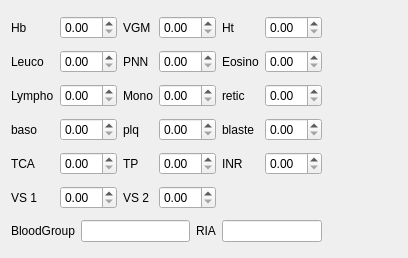
<?xml version="1.0" encoding="UTF-8"?>
<ui version="4.0">
 <class>LabTestsResults</class>
 <widget class="QWidget" name="LabTestsResults">
  <property name="geometry">
   <rect>
    <x>0</x>
    <y>0</y>
    <width>408</width>
    <height>258</height>
   </rect>
  </property>
  <property name="windowTitle">
   <string/>
  </property>
  <layout class="QGridLayout" name="gridLayout">
   <item row="5" column="1">
    <widget class="QDoubleSpinBox" name="sr1">
     <property name="maximumSize">
      <size>
       <width>100</width>
       <height>16777215</height>
      </size>
     </property>
    </widget>
   </item>
   <item row="2" column="5">
    <widget class="QDoubleSpinBox" name="reticulo">
     <property name="maximumSize">
      <size>
       <width>100</width>
       <height>16777215</height>
      </size>
     </property>
    </widget>
   </item>
   <item row="6" column="0" colspan="6">
    <layout class="QHBoxLayout" name="horizontalLayout">
     <item>
      <widget class="QLabel" name="groupLabel">
       <property name="sizePolicy">
        <sizepolicy hsizetype="Fixed" vsizetype="Preferred">
         <horstretch>0</horstretch>
         <verstretch>0</verstretch>
        </sizepolicy>
       </property>
       <property name="text">
        <string>BloodGroup</string>
       </property>
      </widget>
     </item>
     <item>
      <widget class="QLineEdit" name="group"/>
     </item>
     <item>
      <widget class="QLabel" name="riaLabel">
       <property name="sizePolicy">
        <sizepolicy hsizetype="Fixed" vsizetype="Preferred">
         <horstretch>0</horstretch>
         <verstretch>0</verstretch>
        </sizepolicy>
       </property>
       <property name="text">
        <string>RIA</string>
       </property>
      </widget>
     </item>
     <item>
      <widget class="QLineEdit" name="ria">
       <property name="maximumSize">
        <size>
         <width>100</width>
         <height>16777215</height>
        </size>
       </property>
      </widget>
     </item>
    </layout>
   </item>
   <item row="2" column="4">
    <widget class="QLabel" name="reticuloLabel">
     <property name="sizePolicy">
      <sizepolicy hsizetype="Fixed" vsizetype="Preferred">
       <horstretch>0</horstretch>
       <verstretch>0</verstretch>
      </sizepolicy>
     </property>
     <property name="text">
      <string>retic</string>
     </property>
    </widget>
   </item>
   <item row="2" column="3">
    <widget class="QDoubleSpinBox" name="mono">
     <property name="maximumSize">
      <size>
       <width>100</width>
       <height>16777215</height>
      </size>
     </property>
    </widget>
   </item>
   <item row="2" column="2">
    <widget class="QLabel" name="monoLabel">
     <property name="sizePolicy">
      <sizepolicy hsizetype="Fixed" vsizetype="Preferred">
       <horstretch>0</horstretch>
       <verstretch>0</verstretch>
      </sizepolicy>
     </property>
     <property name="text">
      <string>Mono</string>
     </property>
    </widget>
   </item>
   <item row="2" column="1">
    <widget class="QDoubleSpinBox" name="lympho">
     <property name="maximumSize">
      <size>
       <width>100</width>
       <height>16777215</height>
      </size>
     </property>
    </widget>
   </item>
   <item row="2" column="0">
    <widget class="QLabel" name="lymphoLabel">
     <property name="sizePolicy">
      <sizepolicy hsizetype="Fixed" vsizetype="Preferred">
       <horstretch>0</horstretch>
       <verstretch>0</verstretch>
      </sizepolicy>
     </property>
     <property name="text">
      <string>Lympho</string>
     </property>
    </widget>
   </item>
   <item row="1" column="4">
    <widget class="QLabel" name="eosinoLabel">
     <property name="sizePolicy">
      <sizepolicy hsizetype="Fixed" vsizetype="Preferred">
       <horstretch>0</horstretch>
       <verstretch>0</verstretch>
      </sizepolicy>
     </property>
     <property name="text">
      <string>Eosino</string>
     </property>
    </widget>
   </item>
   <item row="1" column="5">
    <widget class="QDoubleSpinBox" name="eosino">
     <property name="maximumSize">
      <size>
       <width>100</width>
       <height>16777215</height>
      </size>
     </property>
    </widget>
   </item>
   <item row="1" column="3">
    <widget class="QDoubleSpinBox" name="pnn">
     <property name="maximumSize">
      <size>
       <width>100</width>
       <height>16777215</height>
      </size>
     </property>
    </widget>
   </item>
   <item row="0" column="2">
    <widget class="QLabel" name="mcvLabel">
     <property name="sizePolicy">
      <sizepolicy hsizetype="Fixed" vsizetype="Preferred">
       <horstretch>0</horstretch>
       <verstretch>0</verstretch>
      </sizepolicy>
     </property>
     <property name="text">
      <string>VGM</string>
     </property>
    </widget>
   </item>
   <item row="1" column="2">
    <widget class="QLabel" name="pnnLabel">
     <property name="sizePolicy">
      <sizepolicy hsizetype="Fixed" vsizetype="Preferred">
       <horstretch>0</horstretch>
       <verstretch>0</verstretch>
      </sizepolicy>
     </property>
     <property name="text">
      <string>PNN</string>
     </property>
    </widget>
   </item>
   <item row="0" column="1">
    <widget class="QDoubleSpinBox" name="hb">
     <property name="maximumSize">
      <size>
       <width>100</width>
       <height>16777215</height>
      </size>
     </property>
    </widget>
   </item>
   <item row="0" column="4">
    <widget class="QLabel" name="htLabel">
     <property name="sizePolicy">
      <sizepolicy hsizetype="Fixed" vsizetype="Preferred">
       <horstretch>0</horstretch>
       <verstretch>0</verstretch>
      </sizepolicy>
     </property>
     <property name="text">
      <string>Ht</string>
     </property>
    </widget>
   </item>
   <item row="1" column="1">
    <widget class="QDoubleSpinBox" name="leuco">
     <property name="maximumSize">
      <size>
       <width>100</width>
       <height>16777215</height>
      </size>
     </property>
    </widget>
   </item>
   <item row="0" column="0">
    <widget class="QLabel" name="hbLabel">
     <property name="sizePolicy">
      <sizepolicy hsizetype="Fixed" vsizetype="Preferred">
       <horstretch>0</horstretch>
       <verstretch>0</verstretch>
      </sizepolicy>
     </property>
     <property name="text">
      <string>Hb</string>
     </property>
    </widget>
   </item>
   <item row="0" column="5">
    <widget class="QDoubleSpinBox" name="ht">
     <property name="maximumSize">
      <size>
       <width>100</width>
       <height>16777215</height>
      </size>
     </property>
    </widget>
   </item>
   <item row="0" column="3">
    <widget class="QDoubleSpinBox" name="mcv">
     <property name="maximumSize">
      <size>
       <width>100</width>
       <height>16777215</height>
      </size>
     </property>
    </widget>
   </item>
   <item row="5" column="2">
    <widget class="QLabel" name="sr2Label">
     <property name="sizePolicy">
      <sizepolicy hsizetype="Fixed" vsizetype="Preferred">
       <horstretch>0</horstretch>
       <verstretch>0</verstretch>
      </sizepolicy>
     </property>
     <property name="text">
      <string>VS 2</string>
     </property>
    </widget>
   </item>
   <item row="1" column="0">
    <widget class="QLabel" name="leucoLabel">
     <property name="sizePolicy">
      <sizepolicy hsizetype="Fixed" vsizetype="Preferred">
       <horstretch>0</horstretch>
       <verstretch>0</verstretch>
      </sizepolicy>
     </property>
     <property name="text">
      <string>Leuco</string>
     </property>
    </widget>
   </item>
   <item row="5" column="0">
    <widget class="QLabel" name="sr1Label">
     <property name="sizePolicy">
      <sizepolicy hsizetype="Fixed" vsizetype="Preferred">
       <horstretch>0</horstretch>
       <verstretch>0</verstretch>
      </sizepolicy>
     </property>
     <property name="text">
      <string>VS 1</string>
     </property>
    </widget>
   </item>
   <item row="3" column="0">
    <widget class="QLabel" name="basoLabel">
     <property name="sizePolicy">
      <sizepolicy hsizetype="Fixed" vsizetype="Preferred">
       <horstretch>0</horstretch>
       <verstretch>0</verstretch>
      </sizepolicy>
     </property>
     <property name="text">
      <string>baso</string>
     </property>
    </widget>
   </item>
   <item row="4" column="2">
    <widget class="QLabel" name="tpLabel">
     <property name="sizePolicy">
      <sizepolicy hsizetype="Fixed" vsizetype="Preferred">
       <horstretch>0</horstretch>
       <verstretch>0</verstretch>
      </sizepolicy>
     </property>
     <property name="text">
      <string>TP</string>
     </property>
    </widget>
   </item>
   <item row="4" column="1">
    <widget class="QDoubleSpinBox" name="aptt">
     <property name="maximumSize">
      <size>
       <width>100</width>
       <height>16777215</height>
      </size>
     </property>
    </widget>
   </item>
   <item row="3" column="4">
    <widget class="QLabel" name="blasteLabel">
     <property name="text">
      <string>blaste</string>
     </property>
    </widget>
   </item>
   <item row="4" column="3">
    <widget class="QDoubleSpinBox" name="tp">
     <property name="maximumSize">
      <size>
       <width>100</width>
       <height>16777215</height>
      </size>
     </property>
    </widget>
   </item>
   <item row="4" column="4">
    <widget class="QLabel" name="inrLabel">
     <property name="text">
      <string>INR</string>
     </property>
    </widget>
   </item>
   <item row="3" column="3">
    <widget class="QDoubleSpinBox" name="plaq">
     <property name="maximumSize">
      <size>
       <width>100</width>
       <height>16777215</height>
      </size>
     </property>
    </widget>
   </item>
   <item row="5" column="3">
    <widget class="QDoubleSpinBox" name="sr2">
     <property name="maximumSize">
      <size>
       <width>100</width>
       <height>16777215</height>
      </size>
     </property>
    </widget>
   </item>
   <item row="3" column="1">
    <widget class="QDoubleSpinBox" name="baso">
     <property name="maximumSize">
      <size>
       <width>100</width>
       <height>16777215</height>
      </size>
     </property>
    </widget>
   </item>
   <item row="4" column="5">
    <widget class="QDoubleSpinBox" name="inr"/>
   </item>
   <item row="4" column="0">
    <widget class="QLabel" name="apttLabel">
     <property name="sizePolicy">
      <sizepolicy hsizetype="Fixed" vsizetype="Preferred">
       <horstretch>0</horstretch>
       <verstretch>0</verstretch>
      </sizepolicy>
     </property>
     <property name="text">
      <string>TCA</string>
     </property>
    </widget>
   </item>
   <item row="3" column="5">
    <widget class="QDoubleSpinBox" name="blaste"/>
   </item>
   <item row="3" column="2">
    <widget class="QLabel" name="plaqLabel">
     <property name="sizePolicy">
      <sizepolicy hsizetype="Fixed" vsizetype="Preferred">
       <horstretch>0</horstretch>
       <verstretch>0</verstretch>
      </sizepolicy>
     </property>
     <property name="text">
      <string>plq</string>
     </property>
    </widget>
   </item>
   <item row="4" column="6">
    <spacer name="horizontalSpacer">
     <property name="orientation">
      <enum>Qt::Horizontal</enum>
     </property>
     <property name="sizeHint" stdset="0">
      <size>
       <width>40</width>
       <height>20</height>
      </size>
     </property>
    </spacer>
   </item>
  </layout>
 </widget>
 <resources/>
 <connections/>
</ui>
